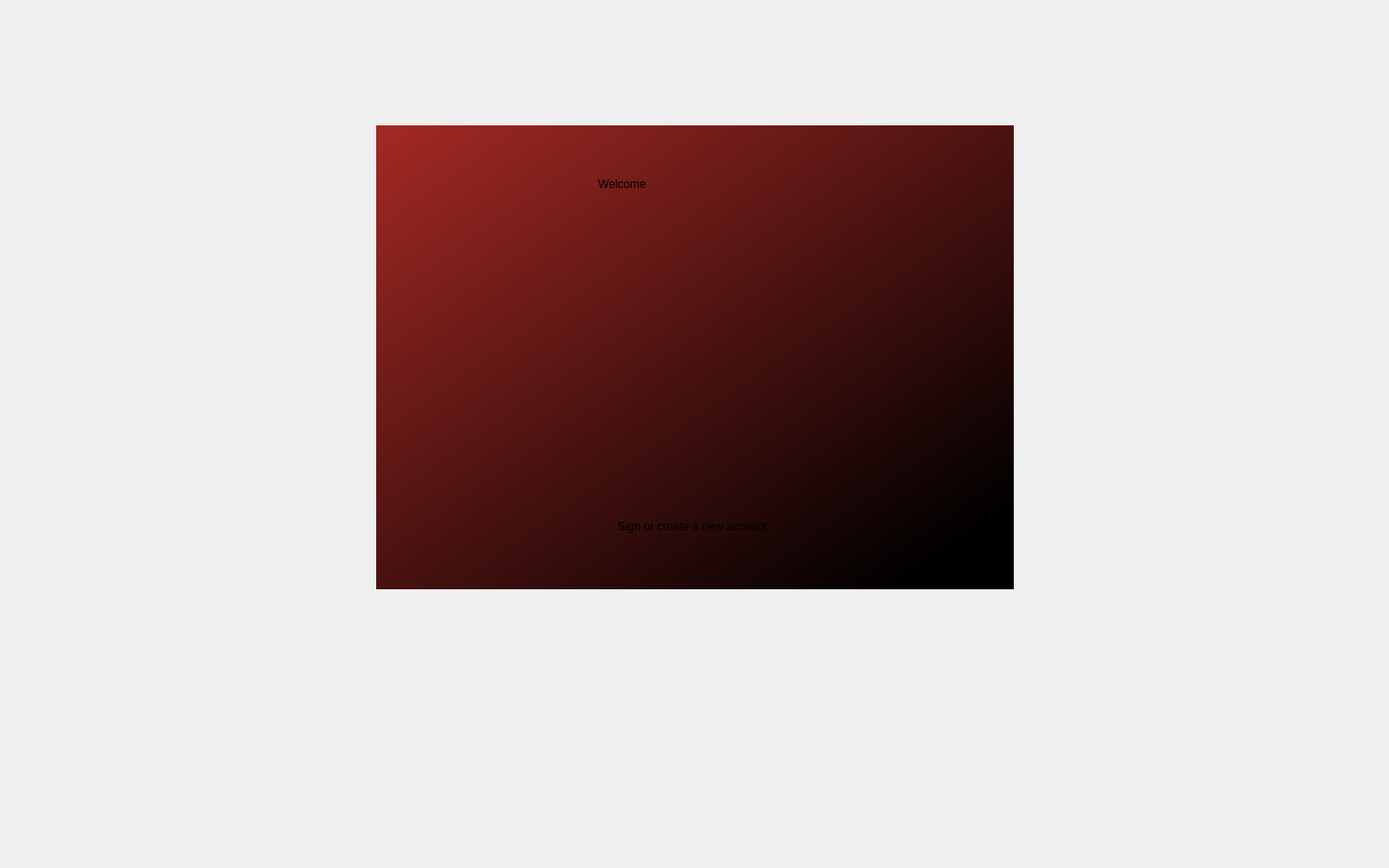
<?xml version="1.0" encoding="UTF-8"?>
<ui version="4.0">
 <class>Dialog</class>
 <widget class="QDialog" name="Dialog">
  <property name="geometry">
   <rect>
    <x>0</x>
    <y>0</y>
    <width>1440</width>
    <height>900</height>
   </rect>
  </property>
  <property name="windowTitle">
   <string>Dialog</string>
  </property>
  <widget class="QWidget" name="widget" native="true">
   <property name="geometry">
    <rect>
     <x>390</x>
     <y>130</y>
     <width>661</width>
     <height>481</height>
    </rect>
   </property>
   <property name="styleSheet">
    <string notr="true">QWidget#widget{background-color: rgb(159, 40, 37) ;
background-color:qlineargradient(spread:pad, x1:0, y1:0, x2:0.892731, y2:0.926, stop:0 rgba(164, 41, 36, 255), stop:1 rgba(0, 0, 0, 255));}</string>
   </property>
   <widget class="QLabel" name="label">
    <property name="geometry">
     <rect>
      <x>230</x>
      <y>10</y>
      <width>241</width>
      <height>101</height>
     </rect>
    </property>
    <property name="styleSheet">
     <string notr="true">font: 50pt &quot;YellowTail&quot;;</string>
    </property>
    <property name="text">
     <string>Welcome</string>
    </property>
   </widget>
   <widget class="QLabel" name="label_2">
    <property name="geometry">
     <rect>
      <x>250</x>
      <y>390</y>
      <width>201</width>
      <height>51</height>
     </rect>
    </property>
    <property name="styleSheet">
     <string notr="true">font: 15pt &quot;Yellowtail&quot;;</string>
    </property>
    <property name="text">
     <string>Sign or create a new account </string>
    </property>
   </widget>
  </widget>
 </widget>
 <resources/>
 <connections/>
</ui>
